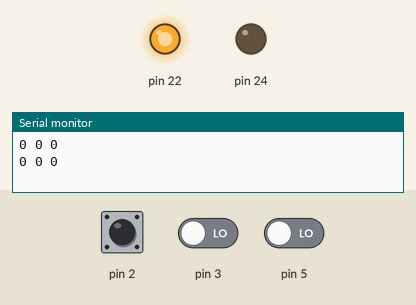
The sketch below on a simulated Arduino Mega 2560, built with avr-gcc and run on an emulated ATmega2560. On the bench: output pins drawn as LEDs (lit = HIGH), the last lines printed to the serial monitor. Inputs (shaded band) come from the test bench; at power-on: pin 2 HIGH, pin 3 LOW, pin 5 LOW.

Above: at 1.2 s.
1.3 s: pin 2 pulled LOW for 0.15 s
At 2.3 s:
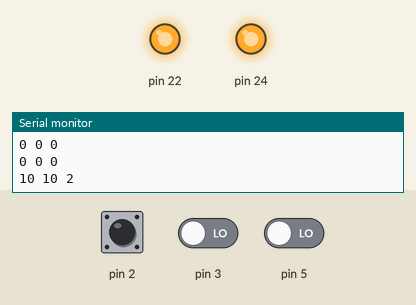
2.9 s: pin 2 pulled LOW for 1 s
At 3.7 s:
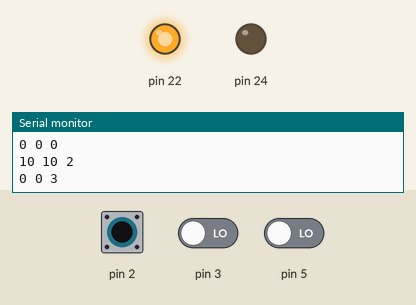
5.4 s: pin 2 pulled LOW for 3.2 s
At 9.5 s:
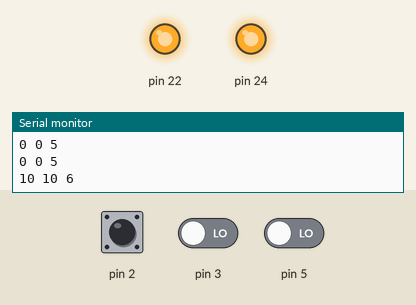
Timing chart, 0 to 11.0 s (numbered marks = the images above; inputs shaded):
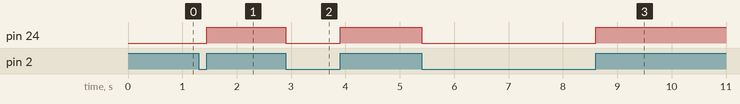

The sketch:

sketch_oct11b.ino
```cpp
#include <avr/interrupt.h>
volatile int reset_flag = 0;
#define RED_LED 22
#define YELLOW_LED 23
#define GREEN_LED 24
volatile uint8_t previous_pins_e = 0;
volatile uint8_t current_state_e = 0;

ISR(INT4_vect) {
    // Pin change interrupt for Geiger counters.
    //No falling or rising edge detection on these pins so we
    //need to track previous pin states.
    //When a pin has changed value we update the appropriate counter.
    //Geiger counter outputs a low pulse of 150 microseconds on particle detection.
    //

    // Previous pin value for port. Static to preserve between calls.

    static bool button = false;
    static uint32_t button_time = 0;
    static bool red_status, yellow_status, green_status;

    uint32_t current_time = millis();

    // Grab current pin state quickly. Low pulse from Geiger is only 150 microseconds.
    current_state_e = PINE;
/*
    // If the current pin state is high, and previous it was low, we have
    // a rising edge.
    if ((current_state_e & (1<<PE4)) >= 1 && (previous_pins_e & (1<<PE4)) == 0) {
        button = true;
        button_time = current_time;
        red_status = digitalRead(RED_LED);
        yellow_status = digitalRead(YELLOW_LED);
        green_status = digitalRead(GREEN_LED);
        digitalWrite(RED_LED, LOW);
        digitalWrite(YELLOW_LED, LOW);
        digitalWrite(GREEN_LED, LOW);
    } else if (current_state_e & (1 << PE4) == 0 && (previous_pins_e & (1 << PE4) >= 1)) {
        digitalWrite(RED_LED, red_status);
        digitalWrite(YELLOW_LED, yellow_status);
        digitalWrite(GREEN_LED, green_status);

        if (current_time - button_time > 2000L && current_time - button_time < 3000L) {
            reset_flag = true;
        } else {
            reset_flag = false;
        }
    }*/

    if ((current_state_e & (1 << PE4)) > 0) {
      DDRA |= (1 << PA2);
      PORTA |= (1 << PA2);
    } else {
      PORTA &= ~(1 << PA2);
    }
    // Store for later.
    previous_pins_e = current_state_e;
    reset_flag++;
}


/*ISR(INT4_vect) {
  reset_flag++;
}
*/
void configure_button() {
    pinMode(2, INPUT_PULLUP);

    // Clear interrupts
    cli();

    EIMSK &= ~(1 << INT4);

    EICRB &= ~(1 << ISC41);
    EICRB |= (1 << ISC40);

    EIMSK |= (1 << INT4);

    // Enable pin change interrupts for the needed port.
    //PCICR |= (1<<PCIE0);

    // Change the mask to allow interrupts ONLY for this pin.
    //PCMSK0 |= (1<<PCINT4);


    // Set interrupts
    sei();

    // Now pin changes will call the ISR(PCINT0_vect) for button presses.
}

void setup() {
  // put your setup code here, to run once:
  configure_button();
  pinMode(22, OUTPUT);
  digitalWrite(22, HIGH);
  Serial.begin(115200);
}

void loop() {
  // put your main code here, to run repeatedly:

  Serial.print(current_state_e & (1 << PE4), HEX);
  Serial.print(F(" "));
  Serial.print(previous_pins_e & (1 << PE4), HEX);
  Serial.print(F(" "));
  Serial.println(reset_flag);
  delay(1000);
}
```

Measured:
- after the input at 1.3 s, pin 24: LOW → HIGH after 0.15 s
- after the input at 2.9 s, pin 24: HIGH → LOW at once, → HIGH 1.0 s later
- after the input at 5.4 s, pin 24: HIGH → LOW at once, → HIGH 3.2 s later
